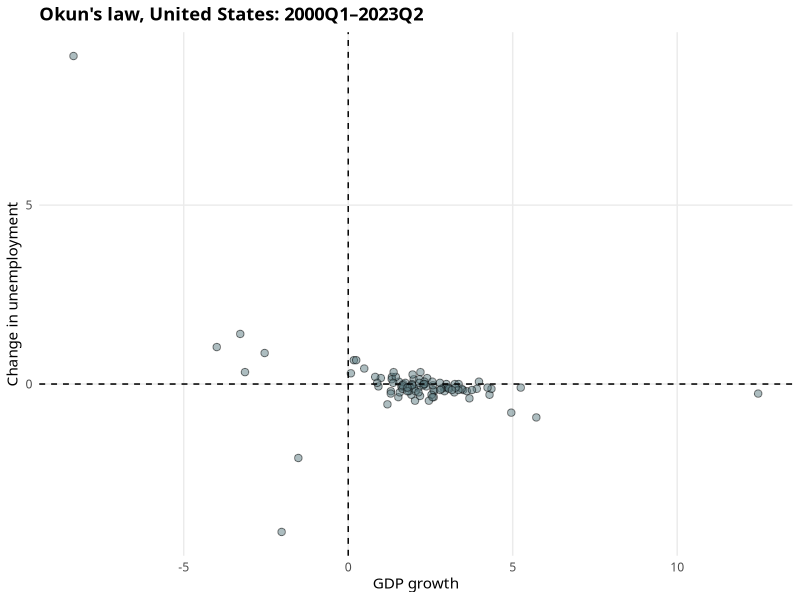
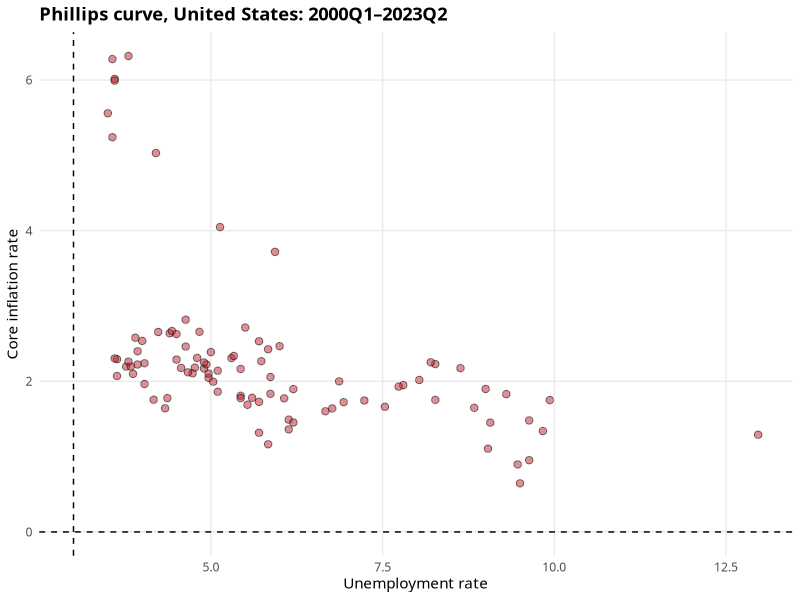

R code for these plots, in order:
## ---- chunk 1
#|echo: false


library(tidyverse)
library(ggthemes)
library(patchwork)
library(ggrepel)

theme_ms <- function() {
  theme_minimal(base_family = "IBM Plex Sans") +
    theme(panel.grid.minor = element_blank(),
          plot.background = element_rect(fill = "white", color = NA),
          plot.title = element_text(face = "bold"),
          strip.text = element_text(face = "bold"),
          strip.background = element_rect(fill = "grey80", color = NA),
          #axis.title.x = element_text(hjust = 0),
          #axis.title.y = element_text(hjust = 1),
          legend.title = element_text(face = "bold"))
}

theme_set(theme_ms())


####


dat <- read_csv("GDPC1.csv")
cpi <- read_csv("CPILFESL.csv")
un <- read_csv("UNRATE.csv")

dat <- dat %>% 
  add_column(cpi$CPILFESL_PC1) %>% 
  add_column(un$UNRATE) %>% 
  rename(gdp = GDPC1_PC1,
         core_cpi = `cpi$CPILFESL_PC1`,
         unrate = `un$UNRATE`,
         date = DATE)

dattx <- dat %>% 
  mutate(ch_unrate = c(NA, diff(unrate)))


dattx %>% 
  ggplot(aes(x = gdp, y = ch_unrate)) +
  geom_point(shape = 21, size = 2.2, fill = "#5c7d81", alpha = 0.5) +
  geom_vline(xintercept = 0, linetype = 2) +
  geom_hline(yintercept = 0, linetype = 2) +
  labs(x = "GDP growth",
       y = "Change in unemployment",
       title = "Okun's law, United States: 2000Q1–2023Q2")




###




## ---- chunk 2

dattx %>% 
  ggplot(aes(x = unrate, y = core_cpi)) +
  geom_point(shape = 21, size = 2.2, fill = "#bc202c", alpha = 0.5) +
  geom_vline(xintercept = 3, linetype = 2) +
  geom_hline(yintercept = 0, linetype = 2) +
  labs(x = "Unemployment rate",
       y = "Core inflation rate",
       title = "Phillips curve, United States: 2000Q1–2023Q2")
